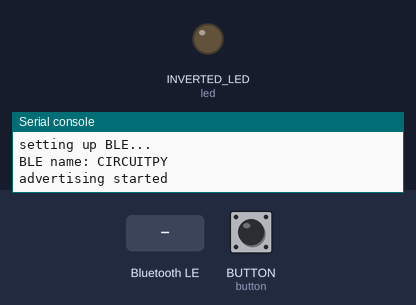
Simulated run of this program. Board: CircuitPython board. On the bench: output pins drawn as LEDs (lit = HIGH), the last lines printed to the serial console. The inputs (shaded band) are chosen by the test bench; at power-on: BUTTON (button) HIGH. Nothing arrives over Bluetooth unless stated; USB keyboard and mouse output is not drawn.

Above: at 11.2 s.
11.3 s: "TOGGLE" written over Bluetooth (the phone connects first, if it has not yet)
At 11.7 s:
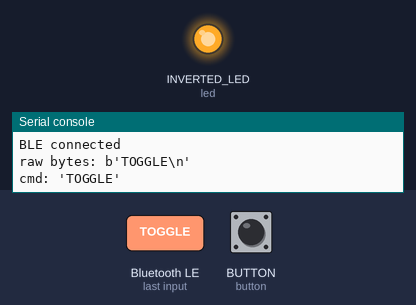
12.8 s: "START" written over Bluetooth (the phone connects first, if it has not yet)
At 14.0 s:
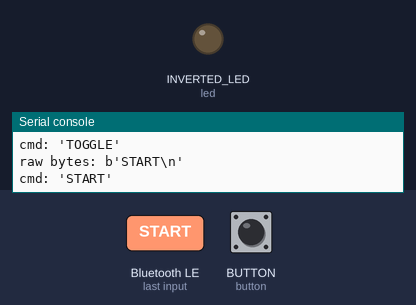
14.3 s: BUTTON (button) pulled LOW for 0.15 s
At 15.5 s:
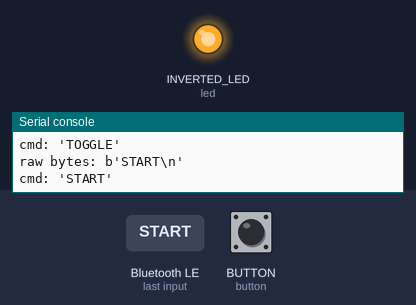
15.9 s: BUTTON (button) pulled LOW for 1 s
At 16.7 s:
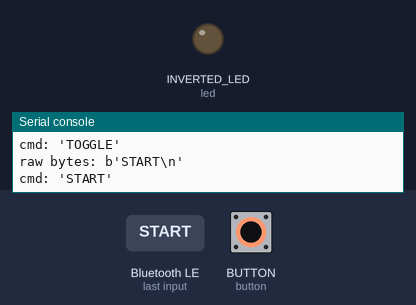
18.4 s: "STOP" written over Bluetooth (the phone connects first, if it has not yet)
At 19.5 s:
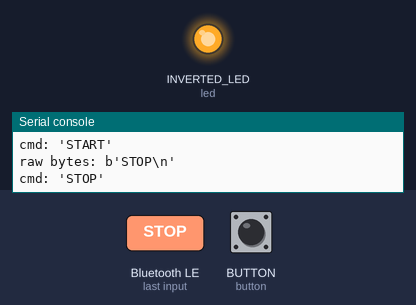
Timing chart, 0 to 20.9 s (numbered marks = the images above; inputs shaded):
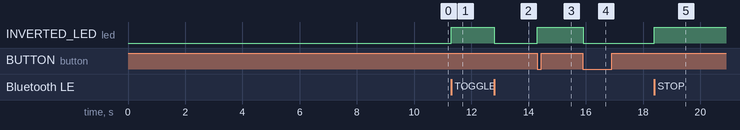

The program:

code.py
```python
import time
import board
import digitalio
import usb_hid
import binascii
import aesio
from adafruit_hid.mouse import Mouse
from adafruit_hid.keyboard import Keyboard
from adafruit_hid.keyboard_layout_us import KeyboardLayoutUS
from adafruit_hid.keycode import Keycode
try:
    from keyboard_layout_win_it import KeyboardLayout as KeyboardLayoutIT
    _HAS_IT_LAYOUT = True
except ImportError:
    _HAS_IT_LAYOUT = False
from adafruit_debouncer import Debouncer
import adafruit_ble
from adafruit_ble.advertising.standard import ProvideServicesAdvertisement
from adafruit_ble.services.nordic import UARTService

# Wait at the beginning
print("booting...")
time.sleep(10)

# Load AES key from secret.txt (place the file on the device's USB drive)
def _make_key(password):
    b = password.encode("utf-8")
    return bytes((list(b) + [0] * 16)[:16])

try:
    with open("secret.txt", "r") as f:
        cipher_key = _make_key(f.read().strip())
    print("cipher key loaded")
except OSError:
    cipher_key = None
    print("secret.txt not found, CIPHER disabled")

# Setup mouse
print("setting up mouse...")
m = Mouse(usb_hid.devices)
kbd = Keyboard(usb_hid.devices)
layout = KeyboardLayoutUS(kbd)

# Setup LED
led = digitalio.DigitalInOut(board.INVERTED_LED)
led.direction = digitalio.Direction.OUTPUT
led.value = True  # True == OFF

# Setup button
button = digitalio.DigitalInOut(board.BUTTON)
button.switch_to_input(pull=digitalio.Pull.UP)
switch = Debouncer(button)

# Setup BLE UART
print("setting up BLE...")
ble = adafruit_ble.BLERadio()
print("BLE name:", ble.name)
uart_service = UARTService()
advertisement = ProvideServicesAdvertisement(uart_service)
ble.start_advertising(advertisement)
print("advertising started")
ble_was_connected = False

# Setup Status
status = True
move_index = 0
last_movement = time.monotonic()

# Jiggler config
JIGGLE_INTERVAL = 2  # seconds between each move
JIGGLE_MOVES = [
    (2, 0, 0),
    (0, 2, 0),
    (-2, 0, 0),
    (0, -2, 0),
]


def _decrypt_cipher(b64_payload):
    # Payload = base64(16-byte IV + AES-CTR ciphertext)
    data = binascii.a2b_base64(b64_payload)
    iv = bytearray(data[:16])
    ct = bytearray(data[16:])
    pt = bytearray(len(ct))
    aesio.AES(cipher_key, aesio.MODE_CTR, iv).decrypt_into(ct, pt)
    return pt.decode("utf-8")


def handle_command(cmd):
    global status, move_index, last_movement, layout
    cmd = cmd.strip()
    parts = cmd.split()
    verb = parts[0].upper() if parts else ""
    if not parts:
        return
    if verb == "TOGGLE":
        status = not status
        move_index = 0
        last_movement = time.monotonic()
    elif verb == "START":
        status = True
    elif verb == "STOP":
        status = False
        move_index = 0
        last_movement = time.monotonic()
    elif verb == "MOVE" and len(parts) >= 3:
        try:
            m.move(int(parts[1]), int(parts[2]), 0)
        except ValueError:
            pass
    elif verb == "CLICK":
        btn = parts[1].upper() if len(parts) > 1 else "LEFT"
        if btn == "RIGHT":
            m.click(Mouse.RIGHT_BUTTON)
        elif btn == "MIDDLE":
            m.click(Mouse.MIDDLE_BUTTON)
        else:
            m.click(Mouse.LEFT_BUTTON)
    elif verb == "SCROLL" and len(parts) >= 2:
        try:
            m.move(0, 0, int(parts[1]))
        except ValueError:
            pass
    elif verb == "TYPE" and len(cmd) > 5:
        try:
            layout.write(cmd[5:])
        except ValueError:
            pass
    elif verb == "KEY" and len(parts) >= 2:
        key_name = parts[1].upper()
        key = getattr(Keycode, key_name, None)
        if key is not None:
            kbd.press(key)
            kbd.release_all()
    elif verb == "LAYOUT" and len(parts) >= 2:
        lang = parts[1].upper()
        if lang == "EN":
            layout = KeyboardLayoutUS(kbd)
            return "Layout: EN"
        elif lang == "IT":
            if _HAS_IT_LAYOUT:
                layout = KeyboardLayoutIT(kbd)
                return "Layout: IT"
            else:
                return "Layout IT not available"
    elif verb == "CIPHER" and len(parts) >= 2:
        if cipher_key:
            try:
                layout.write(_decrypt_cipher(parts[1]))
            except Exception as e:
                print("CIPHER error:", e)
        else:
            print("CIPHER: no key loaded (secret.txt missing)")


while True:
    now = time.monotonic()
    switch.update()
    if switch.fell:
        status = not status

    # BLE: handle reconnection and incoming commands
    if ble.connected:
        if not ble_was_connected:
            print("BLE connected")
        ble_was_connected = True
        if uart_service.in_waiting:
            raw = uart_service.readline()
            if raw:
                cmd = raw.decode("utf-8").strip()
                print("raw bytes:", raw)
                print("cmd:", repr(cmd))
                response = handle_command(cmd)
                if response:
                    try:
                        uart_service.write((response + "\n").encode("utf-8"))
                    except Exception:
                        pass
    elif ble_was_connected:
        print("BLE disconnected, re-advertising...")
        ble_was_connected = False
        ble.start_advertising(advertisement)

    jiggling = status or not ble.connected
    if jiggling:
        led.value = False
        if now - last_movement > JIGGLE_INTERVAL:
            dx, dy, dw = JIGGLE_MOVES[move_index]
            m.move(dx, dy, dw)
            move_index = (move_index + 1) % len(JIGGLE_MOVES)
            last_movement = time.monotonic()
    else:
        led.value = True
        move_index = 0
        last_movement = time.monotonic()
```

Measured:
- after the input at 11.3 s, INVERTED_LED (led): LOW → HIGH at once
- after the input at 12.8 s, INVERTED_LED (led): HIGH → LOW at once
- after the input at 14.3 s, INVERTED_LED (led): LOW → HIGH at once
- after the input at 15.9 s, INVERTED_LED (led): HIGH → LOW at once
- after the input at 18.4 s, INVERTED_LED (led): LOW → HIGH at once
